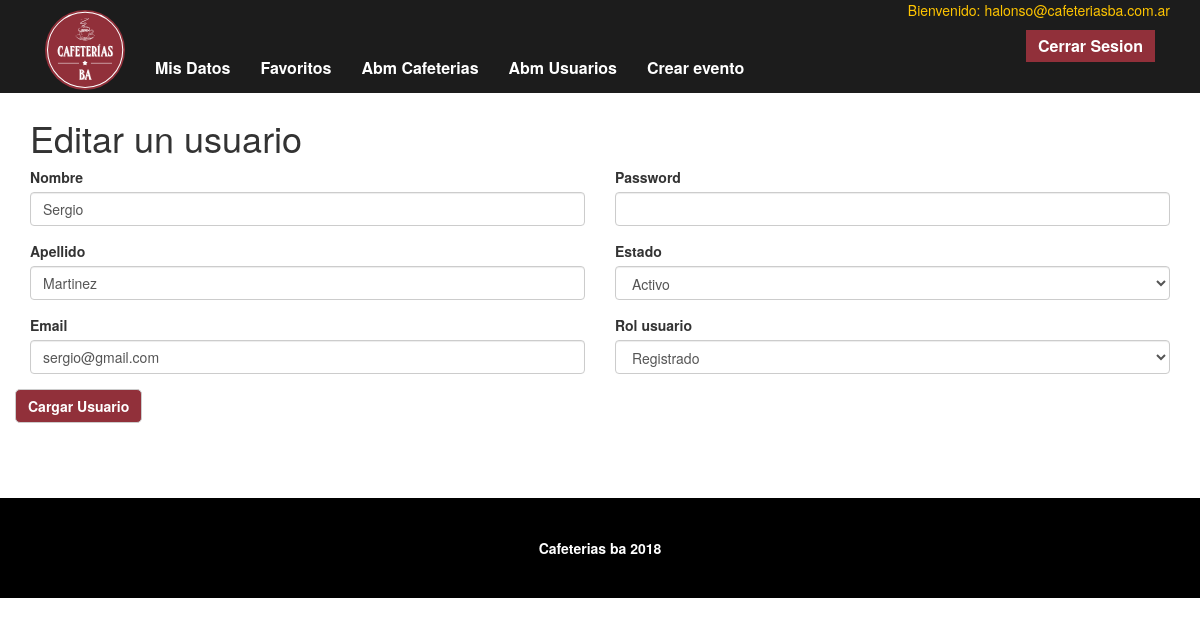
The page /abmusuarios/editar/4 (signed in) on the database its author committed.
### tables this page shows
CREATE TABLE `usuarios` (
  `id` int(11) NOT NULL,
  `rol_usuario_id` int(11) NOT NULL,
  `estados_id` int(11) NOT NULL,
  `nombre` varchar(80) DEFAULT NULL,
  `apellido` varchar(80) DEFAULT NULL,
  `email` varchar(100) NOT NULL,
  `pass` varchar(70) NOT NULL,
  `ubicacion_foto` varchar(45) DEFAULT NULL,
  `fecha_registro` timestamp NULL DEFAULT NULL
);

### app/cafeterias/Controllers/UserController.php (called while the page is built, shortened)
<?php
class UserController{
     public function editar() {
        $data = Route::getUrlParameters();
        $id = $data['id'];
        $user = new User($id);
        View::render('admin/editarusuarios', compact('user') ,1);
    }
}

### public/index.php (called while the page is built, shortened)
<?php
$rootPath = realpath(__DIR__ . '/../');
$rootPath = str_replace('\\', '/', $rootPath);
$app = new \cafeterias\Core\App($rootPath);
$app->run();

### app/cafeterias/Models/Modelo.php (called while the page is built, shortened)
<?php
class Modelo
{
	protected $table = "";
	protected $primaryKey = "";
	public function __construct($pk = null)
	{
		if(!is_null($pk)) {
			$this->getByPk($pk);
		}
	}
	public function getByPk($pk)
	{
		$db = DBConnection::getConnection();
		$query = "SELECT * FROM " . $this->table . "
				WHERE " . $this->primaryKey . " = ?";
		$stmt = $db->prepare($query);
		$exito = $stmt->execute([$pk]);
	}
}

### views/admin/editarusuarios.php (the view, shortened to what this page needs)
<?php
if($user){
    $_old_input=get_object_vars($user);
    $rol=$_old_input['rol_usuario_id'];
    $estado=$_old_input['estados_id'];
}
?>
<div class="container" >
<div class=" containertiposcargados">
    <h1>Editar un  usuario</h1>
    <form class="row" method="post" action="<?= \cafeterias\Core\App::urlTo('abmusuarios/editar/update');?>"  enctype="multipart/form-data">
    <div class="col-lg-6 col-md-6">
      <div class="form-group">
        <label for="nombre">Nombre </label>
        <input type="text" name="nombre" id="nombre" value="<?php if(isset($_old_input['nombre'])){echo($_old_input['nombre']);} ?>" class="form-control"/>
      </div>
      <div class="form-group">
        <label for="direccion">Apellido</label>
        <input type="text" name="apellido" id="apellido" value="<?php if(isset($_old_input['apellido'])){echo($_old_input['apellido']);} ?>" class="form-control"/>
      </div>
      <div class="form-group">
        <label for="sucursal">Email</label>
        <input type="text" name="email" id="email" value="<?php if(isset($_old_input['email'])){echo($_old_input['email']);} ?>" class="form-control"/>
      </div>
    </div>
     <div class="col-lg-6 col-md-6">
        <div class="form-group">
        <label for="pass">Password</label>
        <input type="text" name="pass" id="pass" value="<?php if(isset($_old_input['pass'])){echo($_old_input['pass']);} ?>" class="form-control"/>
      </div>
      <div class="form-group">
        <label for="estado">Estado</label>
        <select id="estado" name="estado" class="form-control">
          <option value="1" <?php  if($estado== 1 ){echo 'selected'; } ?>>Activo</option>
        </select>
      </div>
      <div class="form-group">
        <label for="rol">Rol usuario</label>
        <select id="rol" name="rol" class="form-control">
          <option value="4"  <?php  if($rol == 4 ){echo 'selected'; } ?>>Registrado</option>
        </select>
      </div>
      </div>
      <input type="submit" class="login-button btn btn-default boton" value="Cargar Usuario"/>
    </form>
  </div>
</div>

### public/css/estilos.css (style rules this page uses)
.boton { background-color: #91303a!important; color: white!important; font-weight: bold!important; padding: 6px 12px!important; border-radius: 5px; }
.containertiposcargados { margin: 25px 0px; }

### rows shown on the page
usuarios: nombre "Sergio", apellido "Martinez", email "sergio@gmail.com", estado "Activo", rol "Registrado"

### other values the page prints
$_SESSION['Usuario'] "halonso@cafeteriasba.com.ar"
